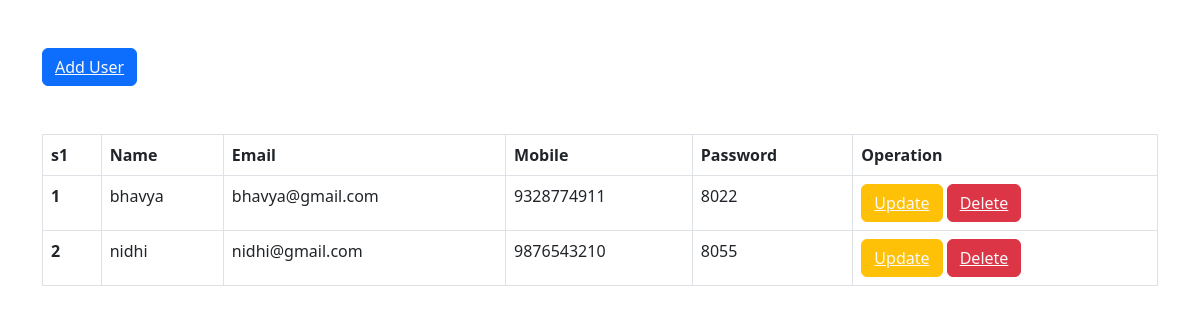
Page /crudoperation/display.php on the committed database.
### tables this page shows
CREATE TABLE `crud` (
  `id` int(11) NOT NULL,
  `name` varchar(100) NOT NULL,
  `email` varchar(100) NOT NULL,
  `mobile` varchar(20) NOT NULL,
  `password` varchar(255) NOT NULL
);

### crudoperation/display.php (the view, shortened to what this page needs)
<?php include 'connect.php' ?>
<!DOCTYPE html>
<html lang="en">
<head>
    <link rel="stylesheet" href="https://cdn.jsdelivr.net/npm/bootstrap@5.3.0-alpha1/dist/css/bootstrap.rtl.min.css">
</head>
<body>
    <div class="container">
        <button class="btn btn-primary my-5">
            <a href="user.php" class="text-light">Add User
            </a>
        </button>
<table class="table table-bordered">
  <thead>
    <tr>
      <th scope="col">s1</th>
      <th scope="col">Name</th>
      <th scope="col">Email</th>
      <th scope="col">Mobile</th>
      <th scope="col">Password</th>
      <th scope="col">Operation</th>
    </tr>
  </thead>
  <tbody>
    <?php
       $sql = "select * from crud";
       $result = mysqli_query($con, $sql);
       if($result){
        while($row = mysqli_fetch_assoc($result)){
          $id = $row['id'];
          $name = $row['name'];
          $email = $row['email'];
          $mobile = $row['mobile'];
          $password = $row['password'];
          echo '<tr>
          <th scope="row">'.$id.'</th>
          <td>'.$name.'</td>
          <td>'.$email.'</td>
          <td>'.$mobile.'</td>
          <td>'.$password.'</td>
          <td>
          <button class="btn btn-warning"><a href="update.php?updateid='.$id.'"
          class="text-light">Update</a></button>
          <button class="btn btn-danger"><a href="delete.php?id='.$id.'"
          class="text-light">Delete</a></button>
          </td>
        </tr>';
        }
       }
    ?>
  </tbody>
</table>
</body>
</html>

### rows in the picture
crud: id "1", name "bhavya", email "bhavya@gmail.com", mobile "9328774911", password "8022"
crud: id "2", name "nidhi", email "nidhi@gmail.com", mobile "9876543210", password "8055"
